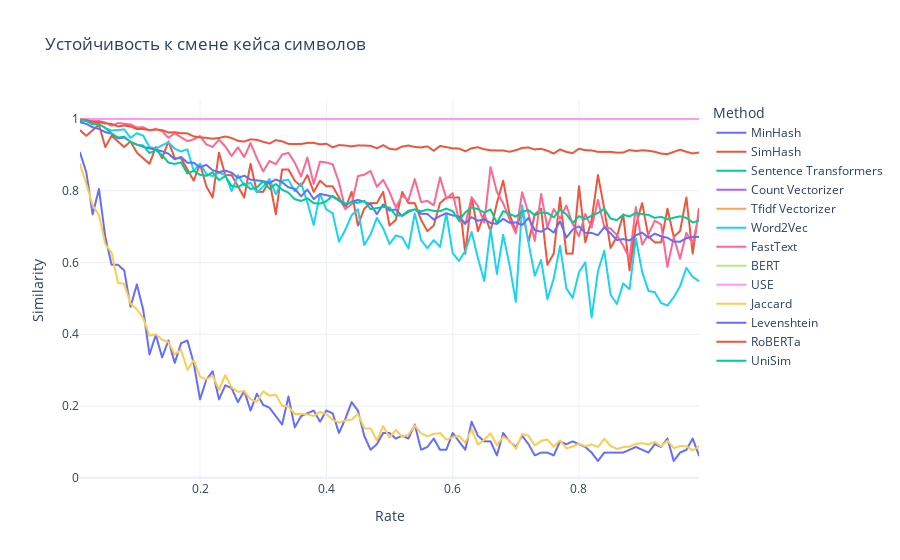

This figure's notebook cell:
### Code cell
import plotly.express as px

fig = px.line(
    results,
    x="rate",
    y="similarity",
    color="method",
    title="Устойчивость к смене кейса символов",
    labels={"rate": "Rate", "similarity": "Similarity", "method": "Method"},
    line_shape="linear",
)

fig.update_layout(
    xaxis_title="Rate",
    yaxis_title="Similarity",
    legend_title="Method",
    hovermode="x unified",
    template="plotly_white", 
)
